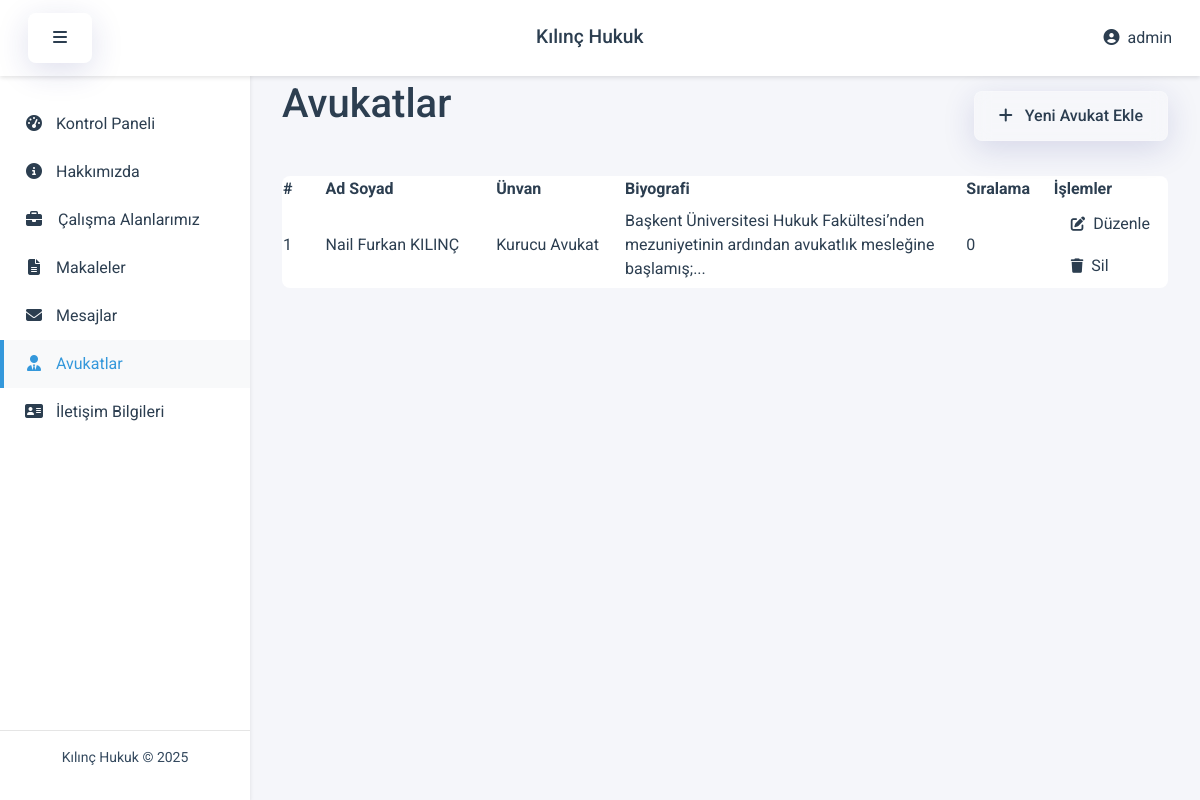
Screenshot of /admin/lawyers (signed in) with the database file from the repository.
### models.py (models this page shows, shortened)
class Settings(db.Model):
    __tablename__ = 'ayarlar'
    id = Column(Integer, primary_key=True)
    site_name = Column(String(255), nullable=False)
    site_description = Column(Text, nullable=False)
    site_keywords = Column(Text, nullable=False)
    site_author = Column(String(255), nullable=False)
    site_footer = Column(Text, nullable=False)
    homepage_title = Column(String(255), nullable=True)
    homepage_subtitle = Column(String(255), nullable=True)
    homepage_content = Column(Text, nullable=True)
    homepage_image = Column(String(255), nullable=True)
    about_title = Column(String(255), nullable=True)
    about_content = Column(Text, nullable=True)
    about_image = Column(String(255), nullable=True)

class Admin(UserMixin, db.Model):
    __tablename__ = 'admin'
    id = Column(Integer, primary_key=True)
    username = Column(String(50), unique=True, nullable=False)
    email = Column(String(100), unique=True, nullable=False)
    password_hash = Column(String(256), nullable=False)
    created_at = Column(DateTime, default=datetime.utcnow)

class Lawyer(db.Model):
    __tablename__ = 'avukatlar'
    id = Column(Integer, primary_key=True)
    name = Column(String(255), nullable=False)
    title = Column(String(255), nullable=True)
    bio = Column(Text, nullable=True)
    photo = Column(String(255), nullable=True)
    order = Column(Integer, default=0)  # Sıralama için kullanılacak

### admin_routes.py (the view, shortened to what this page needs)
@app.route('/admin/lawyers', methods=['GET', 'POST'])
@login_required
def admin_lawyers():
    settings = Settings.query.first()
    lawyers = Lawyer.query.order_by(Lawyer.order).all()
    form = LawyerForm()
    return render_template('admin/lawyers.html',
                         settings=settings,
                         lawyers=lawyers,
                         form=form,
                         now=datetime.now())

### app.py (called while the page is built)
@login_manager.user_loader
def load_user(user_id):
    from models import Admin
    return Admin.query.get(int(user_id))

@app.context_processor
def utility_processor():
    return dict(
        get_random_string=lambda n: ''.join(random.choices(string.ascii_uppercase + string.digits, k=n))
    )

### templates/admin/lawyers.html (shortened to what this page needs)
{% extends 'admin/base.html' %}
{% block content %}
<div class="container-fluid">
    <div class="d-flex justify-content-between align-items-center mb-4">
        <h1>Avukatlar</h1>
        <button type="button" class="btn btn-admin btn-admin-primary" data-bs-toggle="modal" data-bs-target="#addLawyerModal">
            <i class="fas fa-plus me-2"></i> Yeni Avukat Ekle
        </button>
    </div>
    <div class="table-container">
        {% if lawyers %}
        <div class="table-responsive">
            <table class="admin-table">
                <thead>
                    <tr>
                        <th width="5%">#</th>
                        <th width="20%">Ad Soyad</th>
                        <th width="15%">Ünvan</th>
                        <th width="40%">Biyografi</th>
                        <th width="10%">Sıralama</th>
                        <th width="10%">İşlemler</th>
                    </tr>
                </thead>
                <tbody>
                    {% for lawyer in lawyers %}
                    <tr>
                        <td>{{ lawyer.id }}</td>
                        <td>{{ lawyer.name }}</td>
                        <td>{{ lawyer.title }}</td>
                        <td>{{ lawyer.bio|truncate(100) }}</td>
                        <td>{{ lawyer.order }}</td>
                        <td class="action-buttons">
                            <a href="{{ url_for('admin_edit_lawyer', id=lawyer.id) }}" class="action-btn action-btn-edit">
                                <i class="fas fa-edit"></i> Düzenle
                            </a>
                            <a href="{{ url_for('admin_delete_lawyer', id=lawyer.id) }}" class="action-btn action-btn-delete delete-btn">
                                <i class="fas fa-trash"></i> Sil
                            </a>
                        </td>
                    </tr>
                    {% endfor %}
                </tbody>
            </table>
        </div>
        {% else %}
        <div class="text-center py-5">
            <i class="fas fa-user-tie fa-3x text-muted mb-3"></i>
            <h3>Henüz avukat bulunmuyor.</h3>
            <p>Eklemek için "Yeni Avukat Ekle" butonunu kullanabilirsiniz.</p>
        </div>
        {% endif %}
    </div>
</div>
{% endblock %}

### templates/admin/base.html (shortened to what this page needs)
<!DOCTYPE html>
<html lang="tr">
<head>
    <link rel="stylesheet" href="https://cdnjs.cloudflare.com/ajax/libs/font-awesome/6.4.0/css/all.min.css">
    <link href="https://cdn.jsdelivr.net/npm/bootstrap@5.3.0/dist/css/bootstrap.min.css" rel="stylesheet">
    <link rel="stylesheet" href="{{ url_for('static', filename='css/admin.css') }}">
</head>
<body>
    <nav class="navbar navbar-expand-lg admin-navbar">
        <div class="container-fluid">
            <button type="button" id="sidebarCollapse" class="btn">
                <i class="fas fa-bars"></i>
            </button>
            <a class="navbar-brand" href="{{ url_for('admin_dashboard') }}">{{ settings.site_name }}</a>
            <div class="d-flex">
                <div class="dropdown">
                    <a class="nav-link dropdown-toggle" href="#" id="navbarDropdown" role="button" data-bs-toggle="dropdown" aria-expanded="false">
                        <i class="fas fa-user-circle me-1"></i> {{ current_user.username }}
                    </a>
                </div>
            </div>
        </div>
    </nav>
    <div class="wrapper">
        <nav id="sidebar">
            <ul class="list-unstyled components">
                <li {% if request.endpoint == 'admin_dashboard' %}class="active"{% endif %}>
                    <a href="{{ url_for('admin_dashboard') }}">
                        <i class="fas fa-tachometer-alt me-2"></i> Kontrol Paneli
                    </a>
                </li>
                <li {% if request.endpoint == 'admin_about' %}class="active"{% endif %}>
                    <a href="{{ url_for('admin_about') }}">
                        <i class="fas fa-info-circle me-2"></i> Hakkımızda
                    </a>
                </li>
                <li {% if request.endpoint == 'admin_calisma_alanlarimiz' %}class="active"{% endif %}>
                    <a href="{{ url_for('admin_calisma_alanlarimiz') }}">
                        <i class="fas fa-briefcase"></i> Çalışma Alanlarımız
                    </a>
                </li>
                <li {% if request.endpoint == 'admin_projects' %}class="active"{% endif %}>
                    <a href="{{ url_for('admin_projects') }}">
                        <i class="fas fa-file-alt me-2"></i> Makaleler
                    </a>
                </li>
                <li {% if request.endpoint == 'admin_messages' %}class="active"{% endif %}>
                    <a href="{{ url_for('admin_messages') }}">
                        <i class="fas fa-envelope me-2"></i> Mesajlar
                    </a>
                </li>
                <li {% if request.endpoint == 'admin_lawyers' %}class="active"{% endif %}>
                    <a href="{{ url_for('admin_lawyers') }}">
                        <i class="fas fa-user-tie me-2"></i> Avukatlar
                    </a>
                </li>
                <li {% if request.endpoint == 'admin_contact_settings' %}class="active"{% endif %}>
                    <a href="{{ url_for('admin_profile') }}">
                        <i class="fas fa-address-card me-2"></i> İletişim Bilgileri
                    </a>
                </li>
            </ul>
            <div class="sidebar-footer">
                <p>{{ settings.site_name }} &copy; {{ now.year }}</p>
            </div>
        </nav>
        <div id="content">
            {% block content %}{% endblock %}
        </div>
    </div>
</body>
</html>

### static/css/admin.css (style rules this page uses)
:root { --primary-color: #2c3e50; --secondary-color: #34495e; --accent-color: #3498db; --success-color: #2ecc71; --danger-color: #e74c3c; --warning-color: #f1c40f; --light-bg: #f8f9fa; --dark-text: #2c3e50; --light-text: #ecf0f1; --border-radius: 8px; --box-shadow: 0 2px 4px rgba(0,0,0,0.1); --transition: all 0.3s ease; --glass-bg: rgba(255, 255, 255, 0.1); --glass-border: rgba(255, 255, 255, 0.2); --glass-shadow: 0 8px 32px 0 rgba(31, 38, 135, 0.15); --backdrop-blur: blur(8px); }
body { font-family: 'Roboto', sans-serif; background-color: #f5f6fa; color: var(--dark-text); }
.admin-navbar { background-color: #fff; box-shadow: var(--box-shadow); padding: 0.8rem 1rem; position: fixed; width: 100%; top: 0; z-index: 1000; }
.admin-navbar .navbar-brand { color: var(--primary-color); font-weight: 500; font-size: 1.2rem; }
.admin-navbar .dropdown-toggle::after { display: none; }
.wrapper { display: flex; margin-top: 60px; }
#sidebar { min-width: 250px; max-width: 250px; background: #fff; box-shadow: var(--box-shadow); height: calc(100vh - 60px); position: fixed; transition: var(--transition); padding: 20px 0; }
#sidebar .components { padding: 20px 0; }
#sidebar ul li a { padding: 12px 20px; display: block; color: var(--dark-text); text-decoration: none; transition: var(--transition); border-left: 4px solid transparent; }
#sidebar ul li.active a { background: var(--light-bg); color: var(--accent-color); border-left-color: var(--accent-color); }
#sidebar ul li a i { margin-right: 10px; width: 20px; text-align: center; }
#content { width: calc(100% - 250px); margin-left: 250px; padding: 20px; min-height: calc(100vh - 60px); transition: var(--transition); }
.btn { border-radius: var(--border-radius); padding: 0.75rem 1.5rem; font-weight: 500; transition: var(--transition); position: relative; overflow: hidden; backdrop-filter: var(--backdrop-blur); -webkit-backdrop-filter: var(--backdrop-blur); border: 1px solid var(--glass-border); background: var(--glass-bg); color: var(--dark-text); box-shadow: var(--glass-shadow); }
a { color: var(--accent-color); text-decoration: none; transition: var(--transition); position: relative; }
a::after { content: ''; position: absolute; width: 100%; height: 2px; bottom: -2px; left: 0; background-color: var(--accent-color); transform: scaleX(0); transform-origin: bottom right; transition: transform 0.3s ease-out; }
.action-btn { padding: 0.5rem 1rem; border-radius: var(--border-radius); backdrop-filter: var(--backdrop-blur); -webkit-backdrop-filter: var(--backdrop-blur); border: 1px solid var(--glass-border); background: var(--glass-bg); color: var(--dark-text); transition: var(--transition); display: inline-flex; align-items: center; gap: 0.5rem; }
.action-btn i { font-size: 0.9rem; }
.sidebar-footer { position: absolute; bottom: 0; width: 100%; padding: 1rem; text-align: center; font-size: 0.875rem; color: var(--secondary-color); border-top: 1px solid rgba(0,0,0,0.1); }
h1 { color: var(--dark-text); font-weight: 500; margin-bottom: 1.5rem; }
.table-responsive { border-radius: var(--border-radius); background-color: #fff; }

### rows the page displays
Settings: site_name "Kılınç Hukuk"
Admin: username "admin"
Lawyer: id "1", name "Nail Furkan KILINÇ", title "Kurucu Avukat", bio "Başkent Üniversitesi Hukuk Fakültesi’nden mezuniyetinin ardından avukatlık mesleğine başlamış;...", order "0"
